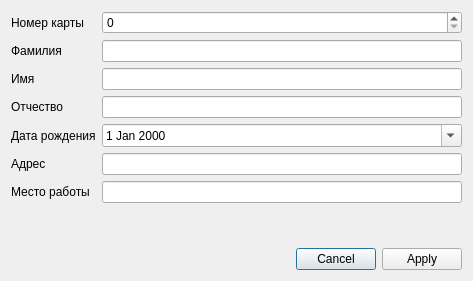
<?xml version="1.0" encoding="UTF-8"?>
<ui version="4.0">
 <class>QdkAddCard</class>
 <widget class="QDialog" name="QdkAddCard">
  <property name="geometry">
   <rect>
    <x>0</x>
    <y>0</y>
    <width>473</width>
    <height>281</height>
   </rect>
  </property>
  <property name="windowTitle">
   <string>Добавление карточки</string>
  </property>
  <layout class="QGridLayout" name="gridLayout">
   <item row="6" column="1">
    <widget class="QLineEdit" name="eWork"/>
   </item>
   <item row="8" column="1">
    <widget class="QDialogButtonBox" name="buttonBox">
     <property name="orientation">
      <enum>Qt::Horizontal</enum>
     </property>
     <property name="standardButtons">
      <set>QDialogButtonBox::Apply|QDialogButtonBox::Cancel</set>
     </property>
    </widget>
   </item>
   <item row="1" column="0">
    <widget class="QLabel" name="label">
     <property name="text">
      <string>Фамилия</string>
     </property>
    </widget>
   </item>
   <item row="5" column="0">
    <widget class="QLabel" name="label_5">
     <property name="text">
      <string>Адрес</string>
     </property>
    </widget>
   </item>
   <item row="2" column="1">
    <widget class="QLineEdit" name="eIm"/>
   </item>
   <item row="6" column="0">
    <widget class="QLabel" name="label_6">
     <property name="text">
      <string>Место работы</string>
     </property>
    </widget>
   </item>
   <item row="5" column="1">
    <widget class="QLineEdit" name="eAdr"/>
   </item>
   <item row="4" column="0">
    <widget class="QLabel" name="label_4">
     <property name="text">
      <string>Дата рождения</string>
     </property>
    </widget>
   </item>
   <item row="3" column="1">
    <widget class="QLineEdit" name="eOt"/>
   </item>
   <item row="4" column="1">
    <widget class="QDateEdit" name="eBirthDay">
     <property name="calendarPopup">
      <bool>true</bool>
     </property>
    </widget>
   </item>
   <item row="7" column="0">
    <spacer name="verticalSpacer">
     <property name="orientation">
      <enum>Qt::Vertical</enum>
     </property>
     <property name="sizeHint" stdset="0">
      <size>
       <width>20</width>
       <height>40</height>
      </size>
     </property>
    </spacer>
   </item>
   <item row="3" column="0">
    <widget class="QLabel" name="label_3">
     <property name="text">
      <string>Отчество</string>
     </property>
    </widget>
   </item>
   <item row="2" column="0">
    <widget class="QLabel" name="label_2">
     <property name="text">
      <string>Имя</string>
     </property>
    </widget>
   </item>
   <item row="1" column="1">
    <widget class="QLineEdit" name="eFio"/>
   </item>
   <item row="0" column="1">
    <widget class="QSpinBox" name="eNum">
     <property name="maximum">
      <number>999999999</number>
     </property>
     <property name="value">
      <number>0</number>
     </property>
    </widget>
   </item>
   <item row="0" column="0">
    <widget class="QLabel" name="label_7">
     <property name="text">
      <string>Номер карты</string>
     </property>
    </widget>
   </item>
  </layout>
 </widget>
 <tabstops>
  <tabstop>eNum</tabstop>
  <tabstop>eFio</tabstop>
  <tabstop>eIm</tabstop>
  <tabstop>eOt</tabstop>
  <tabstop>eBirthDay</tabstop>
  <tabstop>eAdr</tabstop>
  <tabstop>eWork</tabstop>
 </tabstops>
 <resources/>
 <connections>
  <connection>
   <sender>buttonBox</sender>
   <signal>accepted()</signal>
   <receiver>QdkAddCard</receiver>
   <slot>accept()</slot>
   <hints>
    <hint type="sourcelabel">
     <x>248</x>
     <y>254</y>
    </hint>
    <hint type="destinationlabel">
     <x>157</x>
     <y>274</y>
    </hint>
   </hints>
  </connection>
  <connection>
   <sender>buttonBox</sender>
   <signal>rejected()</signal>
   <receiver>QdkAddCard</receiver>
   <slot>reject()</slot>
   <hints>
    <hint type="sourcelabel">
     <x>316</x>
     <y>260</y>
    </hint>
    <hint type="destinationlabel">
     <x>286</x>
     <y>274</y>
    </hint>
   </hints>
  </connection>
 </connections>
</ui>
